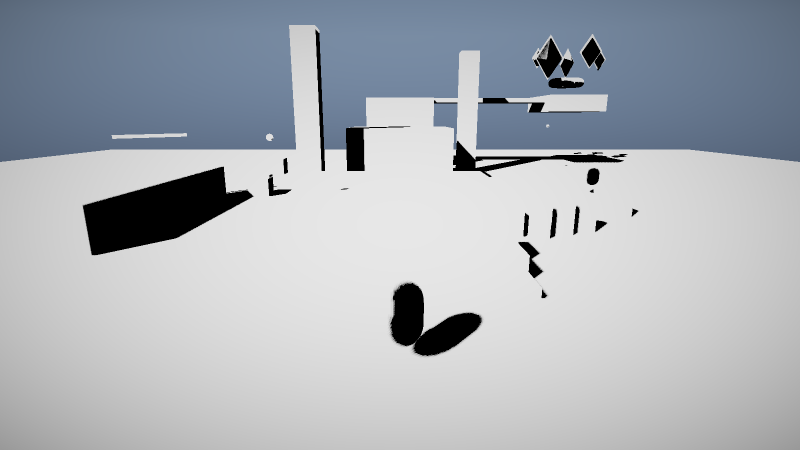
#> input picture docs/figures/debug-shadow.png, 1600 x 900 px (shown at 1/2 size)
$ python -i build_docs_site.py   (imports and definitions only)
#> lines starting #> are read from the running program, lines starting #| are printed output that depends on the picture
#!/usr/bin/env python3
# -*- coding: utf-8 -*-
"""把 docs/ 下的 Markdown 生成一个「双击即开」的单文件 HTML 学习站。

特点：
  * 单文件：CSS/JS/图片全部内嵌，可以随便拷走；
  * 左侧章节树 + 顶部搜索 + 每章结构图 + 图片点击放大；
  * 深色/浅色主题、上一章/下一章、记住上次阅读位置。

用法：python tools/build_docs_site.py
产物：docs/site/ErMao-学习文档.html（并复制一份到工程根目录）
"""
from __future__ import annotations

import base64
import html
import io
import json
import os
import re
import sys
import urllib.parse
from pathlib import Path

from PIL import Image

ROOT = Path(__file__).resolve().parent.parent
DOCS = ROOT / "docs"
OUT_DIR = DOCS / "site"
OUT_FILE = OUT_DIR / "ErMao-学习文档.html"
ROOT_COPY = ROOT / "ErMao-学习文档.html"

# ---------------------------------------------------------------- 文档顺序
GUIDE = [
    ("../README.md", "总览", "总纲"),
    ("README.md", "文档大纲", "总纲"),
    ("00-代码总纲.md", "代码总纲", "总纲"),
    ("版本/版本记录.md", "版本记录", "版本文档"),
    ("版本/构建与运行.md", "构建与运行", "版本文档"),
    ("版本/发布与工程.md", "发布与工程", "版本文档"),
    ("版本/修复记录.md", "修复记录", "版本文档"),
    ("教学/README.md", "教学大纲", "教学文档"),
    ("教学/引擎架构.md", "引擎架构", "教学文档"),
    ("教学/课程映射.md", "课程映射", "教学文档"),
    ("教学/分章讲解.md", "分章讲解", "教学文档"),
    ("教学/学习指南.md", "学习指南", "教学文档"),
    ("教学/编辑器与关卡.md", "编辑器与关卡", "教学文档"),
    ("教学/AI开发指南.md", "AI 开发指南", "教学文档"),
    ("教学/讲义/术语表.md", "术语表", "教学文档"),
    ("教学/讲义/参考资料.md", "参考资料总表", "教学文档"),
]
LECTURES = sorted([p.name for p in (DOCS / "教学" / "讲义").glob("L*.md")])


# [5 lines left out: function doc_title, not called in this run]


def slug_id(index: int) -> str:
    return f"doc-{index}"


# ---------------------------------------------------------------- 图片
_image_cache: dict[str, str] = {}


def image_data_uri(path: Path, max_width: int = 1180) -> str:
#> called with path = '../docs/figures/debug-shadow.png', max_width = 1180
    key = str(path)
    if key in _image_cache:
        return _image_cache[key]
    try:
        img = Image.open(path)
#> img is the input picture: PIL image 1600x900 RGBA; mean R, G, B, A 169.5, 174.7, 181.5, 255
    except Exception:
        return ""
    if img.mode in ("RGBA", "LA", "P"):
        img = img.convert("RGBA")
        # 有透明通道：保留 PNG，但缩一下尺寸
        if img.width > max_width:
            h = int(img.height * max_width / img.width)
#> h = 663
            img = img.resize((max_width, h), Image.LANCZOS)
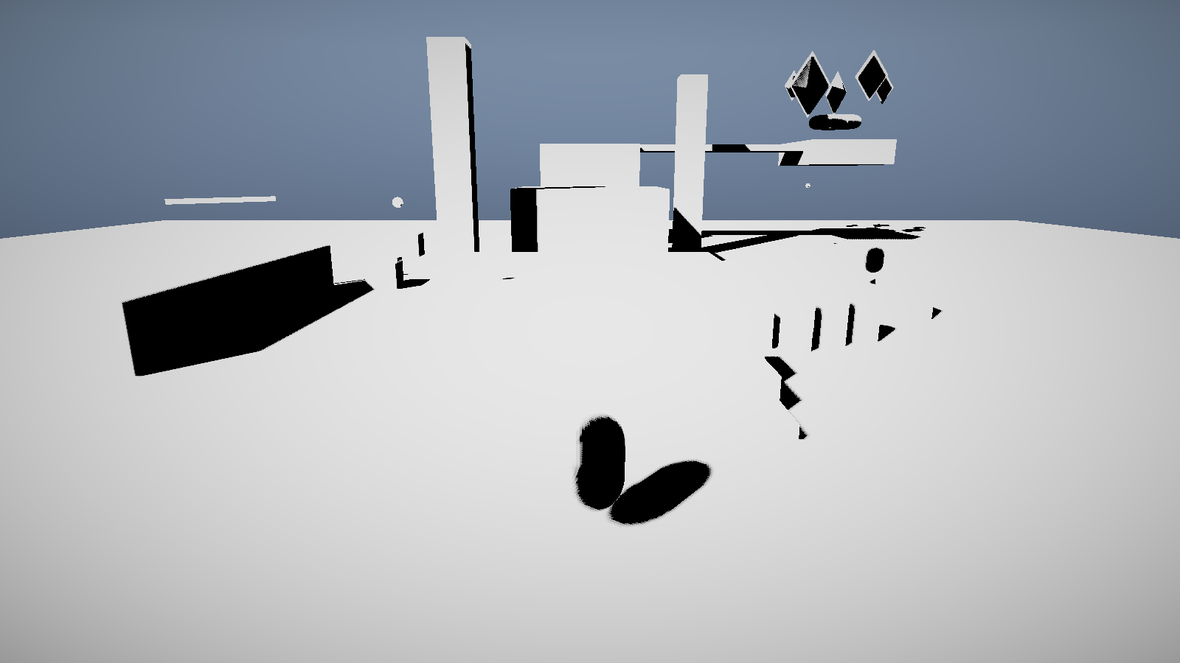
#> img: PIL image 1180x663 RGBA; mean R, G, B, A 169.6, 174.8, 181.6, 255
        buf = io.BytesIO()
        img.save(buf, format="PNG", optimize=True)
        mime = "image/png"
    else:
        img = img.convert("RGB")
        if img.width > max_width:
            h = int(img.height * max_width / img.width)
            img = img.resize((max_width, h), Image.LANCZOS)
        buf = io.BytesIO()
        img.save(buf, format="JPEG", quality=80, optimize=True, progressive=True)
        mime = "image/jpeg"
    data = base64.b64encode(buf.getvalue()).decode("ascii")
    uri = f"data:{mime};base64,{data}"
    _image_cache[key] = uri
    return uri


# ---------------------------------------------------------------- Mermaid 时序图（离线渲染）
# 只实现 sequenceDiagram 的常用子集，生成的 SVG 使用页面 CSS 变量，跟随深浅主题。
_SEQ_PART_RE = re.compile(r"^(?:participant|actor)\s+([A-Za-z_]\w*)(?:\s+as\s+(.+))?$", re.I)
_SEQ_ARROW_RE = re.compile(
    r"^([A-Za-z_]\w*)\s*(-->>|->>|-->|->|--\)|-\)|--x|-x)\s*([A-Za-z_]\w*)\s*:\s*(.+)$")
_SEQ_NOTE_RE = re.compile(
    r"^[Nn]ote\s+(over|left of|right of)\s+([A-Za-z_]\w*(?:\s*,\s*[A-Za-z_]\w*)*)\s*:\s*(.+)$")
_SEQ_FRAME_RE = re.compile(r"^(loop|alt|opt|par|rect|critical|break)\b\s*(.*)$", re.I)
_SEQ_ELSE_RE = re.compile(r"^else\b\s*(.*)$", re.I)
_SEQ_END_RE = re.compile(r"^end$", re.I)


# [184 lines left out: functions _seq_text_width, render_sequence_diagram, not called in this run]


# ---------------------------------------------------------------- Markdown
FENCE_RE = re.compile(r"^```(\w*)\s*$")
TABLE_SEP_RE = re.compile(r"^\s*\|?[\s:|-]+\|[\s:|-]+\s*$")
HEADING_RE = re.compile(r"^(#{1,5})\s+(.*)$")
UL_RE = re.compile(r"^(\s*)[-*+]\s+(.*)$")
OL_RE = re.compile(r"^(\s*)(\d+)\.\s+(.*)$")


# [226 lines left out: functions inline, convert_table, markdown_to_html, structure_svg, not called in this run]


# ---------------------------------------------------------------- 讲义配图（原理图 + 截图）
LECTURE_STEPS = {
    "L00": ["引擎全景", "分层依赖", "学习路线", "怎么跑起来"],
    "L01": ["输入 Poll", "Timer::Tick", "固定步长 Update", "BuildRenderScene", "Renderer::Render", "ImGui + Present"],
    "L02": ["core 基础", "rhi 图形接口", "renderer 渲染", "scene 世界", "gameplay 玩法", "editor + runtime"],
    "L03": ["本地 TRS", "父级矩阵", "世界矩阵", "视图矩阵", "投影矩阵", "NDC"],
    "L04": ["Shadow", "Sky", "Opaque + GPU 剔除", "Skinned", "Particles", "Post → Backbuffer"],
    "L05": ["N / L / V 向量", "D 法线分布", "G 几何遮蔽", "F 菲涅尔", "BRDF 求和", "ACES + Gamma"],
    "L06": ["光源视口", "深度图 2048²", "PCF 3×3", "阴影因子", "PBR 直接光"],
    "L07": ["HDR RGBA16F", "Bloom", "ACES Tonemap", "Gamma", "输出"],
    "L08": ["绑定姿势 B", "逆绑定 B⁻¹", "P·B⁻¹", "权重混合 Σw", "蒙皮网格"],
    "L09": ["Clip A", "Clip B", "时间对齐", "Lerp / Slerp", "状态机"],
    "L10": ["力 → 加速度", "速度积分", "位置积分", "碰撞检测", "位置修正"],
    "L11": ["AABB 粗测", "SAT 细测", "接触点", "冲量", "分离"],
    "L12": ["发射", "速度/重力", "寿命衰减", "排序/混合", "billboard"],
    "L13": ["Dock 布局", "视口 + Gizmo", "大纲", "检视器", "资源 / 控制台"],
    "L14": ["TypeInfo", "JSON 写", "JSON 读", "工厂重建", "字节一致"],
    "L15": ["磁盘 assets", "导入", "缓存", "引用", "释放"],
    "L16": ["主线程", "Job 队列", "工作线程", "完成计数", "合并结果"],
    "L17": ["CPU 提交", "GPU 执行", "等待", "16.6ms 预算", "优化点"],
    "L18": ["客户端输入", "服务器权威", "快照", "插值", "校正"],
    "L19": ["状态同步", "增量", "预测", "回滚"],
    "L20": ["CMake", "MSVC 编译", "链接", "复制 assets", "运行"],
    "L21": ["环境光", "SH 9 系数", "卷积", "重建", "PBR 环境项"],
    "L22": ["实例缓冲", "Compute 剔除", "压缩列表", "间接参数", "DrawIndexedIndirect"],
    "L23": ["正交相机", "quad", "UV 序列帧", "按纹理合批", "HUD"],
    "L24": ["OBJ 解析", "顶点去重", "GPU 上传", "材质", "场景"],
    "L25": ["WAV / PCM", "XAudio2 voice", "混音", "主音量", "输出"],
    "L26": ["Instance", "Device", "Swapchain", "Pipeline", "Present / 截图"],
}
LECTURE_SHOTS = {
    "L05": ["figures/fig-material-grid.png"],
    "L06": ["figures/fig-shadow-compare.png"],
    "L08": ["screenshots/skinning.png"],
    "L12": ["screenshots/particles.png"],
    "L13": ["screenshots/editor.png", "screenshots/gizmo-rotate.png"],
    "L22": ["screenshots/gpu-cull.png"],
    "L23": ["screenshots/survivors.png"],
    "L24": ["screenshots/survivors3d.png"],
}


# [35 lines left out: functions flow_svg, figures_html, not called in this run]


DOC_SHOTS = {
    "教学/引擎架构": ["screenshots/editor.png", "screenshots/demo-wave.png"],
    "版本/版本记录": ["screenshots/demo-play.png", "screenshots/demo-wave.png"],
    "版本/发布与工程": ["screenshots/survivors3d-menu.png"],
}
# [400 lines left out: functions lecture_extras, main, not called in this run]


# [2 lines not run here, left out]

>>> result = image_data_uri('../docs/figures/debug-shadow.png')
